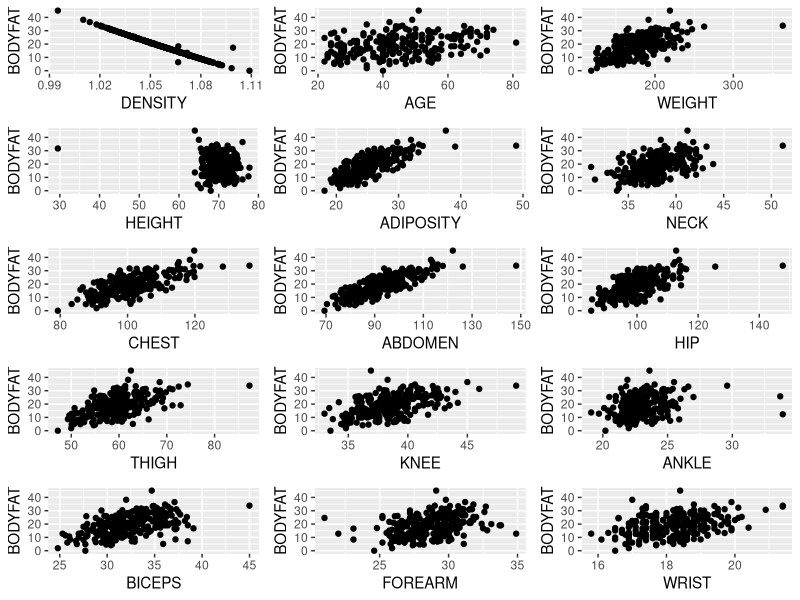
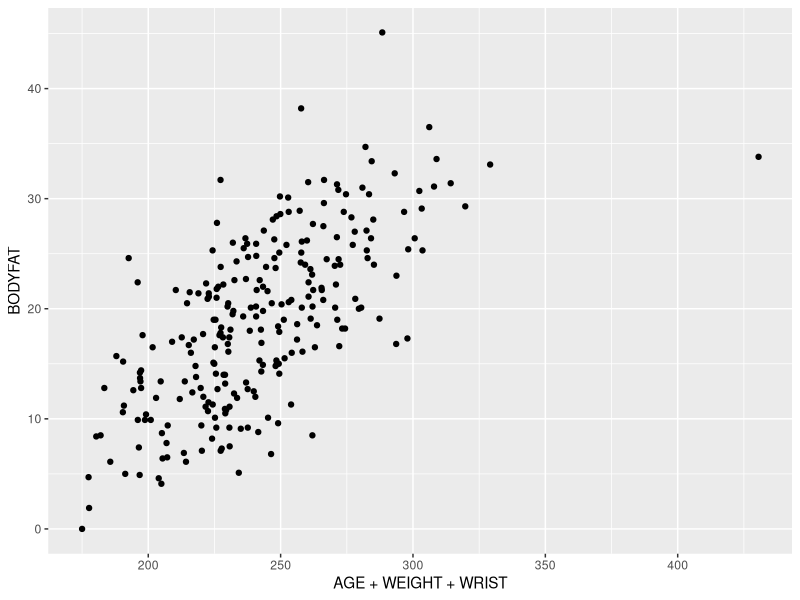
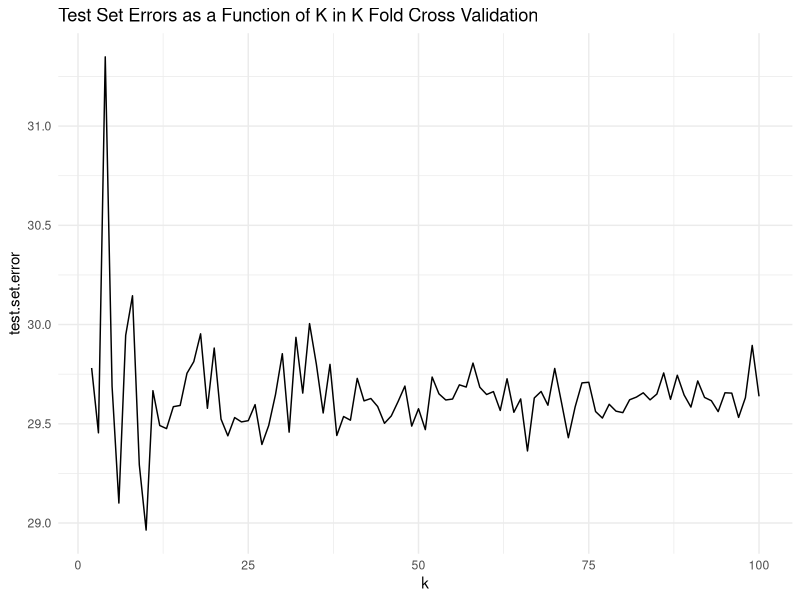
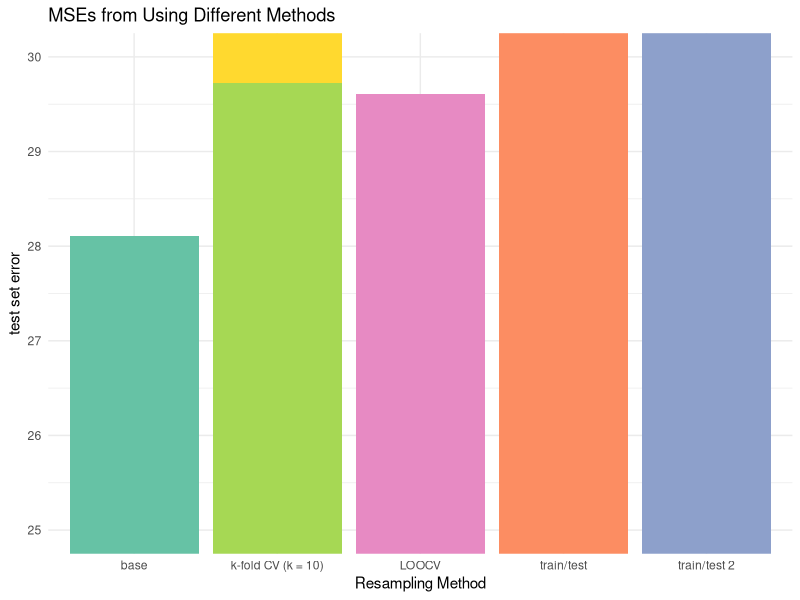

Generate these figures, in order, with R:
## ---- chunk 1
knitr::opts_chunk$set(echo = TRUE)
## ---- chunk 2
rm(list = ls())
library(readxl)
library(boot)
library(tidyverse)
library(scales)
library(gridExtra)
library(RColorBrewer)
## ---- chunk 3
df = read_excel("BodyFat.xls")
## ---- chunk 4
nrow(df)
## ---- chunk 5
colnames(df)
## ---- chunk 6
g1 = ggplot(df, aes(x = DENSITY, y = BODYFAT)) + geom_point()
g2 = ggplot(df, aes(x = AGE, y = BODYFAT)) + geom_point()
g3 = ggplot(df, aes(x = WEIGHT, y = BODYFAT)) + geom_point()
g4 = ggplot(df, aes(x = HEIGHT, y = BODYFAT)) + geom_point()
g5 = ggplot(df, aes(x = ADIPOSITY, y = BODYFAT)) + geom_point()
g6 = ggplot(df, aes(x = NECK, y = BODYFAT)) + geom_point()
g7 = ggplot(df, aes(x = CHEST, y = BODYFAT)) + geom_point()
g8 = ggplot(df, aes(x = ABDOMEN, y = BODYFAT)) + geom_point()
g9 = ggplot(df, aes(x = HIP, y = BODYFAT)) + geom_point()
g10 = ggplot(df, aes(x = THIGH, y = BODYFAT)) + geom_point()
g11 = ggplot(df, aes(x = KNEE, y = BODYFAT)) + geom_point()
g12 = ggplot(df, aes(x = ANKLE, y = BODYFAT)) + geom_point()
g13 = ggplot(df, aes(x = BICEPS, y = BODYFAT)) + geom_point()
g14 = ggplot(df, aes(x = FOREARM, y = BODYFAT)) + geom_point()
g15 = ggplot(df, aes(x = WRIST, y = BODYFAT)) + geom_point()

grid.arrange(g1,g2,g3,g4,g5,g6,g7,g8,g9,g10,g11,g12,g13,g14,g15,ncol=3)
## ---- chunk 7
ggplot(df, aes(x = AGE+WEIGHT+WRIST, y = BODYFAT)) + geom_point()
## ---- chunk 8
model0 = lm(BODYFAT~AGE + WEIGHT + WRIST, data = df)
mse0 = mean((df$BODYFAT - predict(model0))^2)
mse0
## ---- chunk 9
set.seed(2019)
indices = sample(1:nrow(df), size = round(0.7*nrow(df)))
train = df[indices,]
test = df[-indices,]

model1 = lm(BODYFAT~AGE + WEIGHT + WRIST, data = train)
mse1 = mean((test$BODYFAT - predict(model1, test))^2)
mse1
## ---- chunk 10
set.seed(2020)
indices = sample(1:nrow(df), size = round(0.7*nrow(df)))
train = df[indices,]
test = df[-indices,]

model1b = lm(BODYFAT~AGE + WEIGHT + WRIST, data = train)
mse1b = mean((test$BODYFAT - predict(model1b, test))^2)
mse1b
## ---- chunk 11
model2 = glm(BODYFAT~AGE + WEIGHT + WRIST, data = df)
mse2 = cv.glm(df, model2)$delta[1]
mse2
## ---- chunk 12
set.seed(1)
model3 = glm(BODYFAT~AGE + WEIGHT + WRIST, data = df)
mse3 = cv.glm(df, model3, K = 10)$delta[1]
mse3
## ---- chunk 13
set.seed(1)
error_list = c()
for(i in 2:100){
  error_list = c(error_list, cv.glm(df, model3, K = i)$delta[1])
}

min_k_kfold = which.min(error_list)+1
min_k_kfold_error = error_list[which.min(error_list)]

kfold_cv_errors = data.frame("k" = seq(2,100,by=1), "test set error" = error_list)
ggplot(kfold_cv_errors, aes(x = k, y = test.set.error)) + 
  geom_path() + 
  ggtitle("Test Set Errors as a Function of K in K Fold Cross Validation") + 
  theme_minimal()
## ---- chunk 14
mses = data.frame("method" = c("base", "train/test", "train/test 2", 
                               "LOOCV", "k-fold CV (k = 10)", 
                               paste("k-fold CV (k = ", min_k_kfold, ")", sep = "")),
                  "MSE" = c(mse0, mse1, mse1b, mse2, mse3, min_k_kfold_error))
ggplot(mses, aes(x = reorder(method, MSE), y = MSE)) + 
  geom_bar(stat = "identity", fill = brewer.pal(n = 6, name = "Set2")) + 
  scale_y_continuous(limits=c(25,30),oob = rescale_none) + 
  ggtitle("MSEs from Using Different Methods") + 
  xlab("Resampling Method") + 
  ylab("test set error") + 
  theme_minimal()
## ---- chunk 15
mu = mean(df$BODYFAT)
mu
## ---- chunk 16
boot_fn = function(data, index){return(mean(data[index]))}
## ---- chunk 17
set.seed(42)
trial1 = boot_fn(df$BODYFAT, sample(1:nrow(df), size = 0.2*nrow(df)))
set.seed(84)
trial2 = boot_fn(df$BODYFAT, sample(1:nrow(df), size = 0.2*nrow(df)))
trial1
trial2
## ---- chunk 18
boot(df$BODYFAT,boot_fn,R=1000)
## ---- chunk 19
boot_lr_fn = function(data, index){return(coef(lm(BODYFAT~AGE + WEIGHT + WRIST, 
                                                  data = data, subset = index)))}
## ---- chunk 20
boot_lr_fn(df, 1:100)
boot_lr_fn(df, sample(1:nrow(df), size = 0.7*nrow(df)))
boot_lr_fn(df, sample(1:nrow(df), size = 0.7*nrow(df), replace = T))
## ---- chunk 21
boot(df, boot_lr_fn, R=1000)
## ---- chunk 22
summary(lm(BODYFAT~AGE + WEIGHT + WRIST, data = df))$coef
